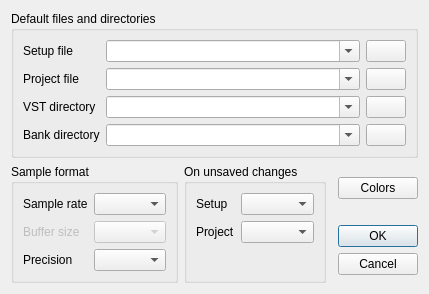
<?xml version="1.0" encoding="UTF-8"?>
<ui version="4.0">
 <class>ConfigDialog</class>
 <widget class="QDialog" name="ConfigDialog">
  <property name="geometry">
   <rect>
    <x>0</x>
    <y>0</y>
    <width>392</width>
    <height>282</height>
   </rect>
  </property>
  <property name="sizePolicy">
   <sizepolicy hsizetype="Preferred" vsizetype="Fixed">
    <horstretch>0</horstretch>
    <verstretch>0</verstretch>
   </sizepolicy>
  </property>
  <property name="windowTitle">
   <string>Config</string>
  </property>
  <property name="locale">
   <locale language="English" country="UnitedStates"/>
  </property>
  <layout class="QGridLayout" name="gridLayout_2">
   <item row="1" column="1" colspan="4">
    <widget class="QGroupBox" name="groupBox">
     <property name="sizePolicy">
      <sizepolicy hsizetype="Preferred" vsizetype="Fixed">
       <horstretch>0</horstretch>
       <verstretch>0</verstretch>
      </sizepolicy>
     </property>
     <property name="title">
      <string>Default files and directories</string>
     </property>
     <layout class="QGridLayout" name="gridLayout">
      <item row="0" column="0">
       <widget class="QLabel" name="label_3">
        <property name="sizePolicy">
         <sizepolicy hsizetype="Maximum" vsizetype="Preferred">
          <horstretch>0</horstretch>
          <verstretch>0</verstretch>
         </sizepolicy>
        </property>
        <property name="text">
         <string>Setup file</string>
        </property>
       </widget>
      </item>
      <item row="0" column="1">
       <widget class="QComboBox" name="defaultSetup">
        <property name="sizePolicy">
         <sizepolicy hsizetype="Ignored" vsizetype="Fixed">
          <horstretch>0</horstretch>
          <verstretch>0</verstretch>
         </sizepolicy>
        </property>
        <property name="editable">
         <bool>true</bool>
        </property>
       </widget>
      </item>
      <item row="0" column="2">
       <widget class="QPushButton" name="browseSetup">
        <property name="sizePolicy">
         <sizepolicy hsizetype="Fixed" vsizetype="Fixed">
          <horstretch>0</horstretch>
          <verstretch>0</verstretch>
         </sizepolicy>
        </property>
        <property name="toolTip">
         <string comment="Browse" extracomment="select a default setup file"/>
        </property>
        <property name="statusTip">
         <string comment="Browse"/>
        </property>
        <property name="icon">
         <iconset>
          <normaloff>:/img16x16/folder.png</normaloff>:/img16x16/folder.png</iconset>
        </property>
       </widget>
      </item>
      <item row="1" column="0">
       <widget class="QLabel" name="label_2">
        <property name="sizePolicy">
         <sizepolicy hsizetype="Maximum" vsizetype="Preferred">
          <horstretch>0</horstretch>
          <verstretch>0</verstretch>
         </sizepolicy>
        </property>
        <property name="text">
         <string>Project file</string>
        </property>
       </widget>
      </item>
      <item row="1" column="1">
       <widget class="QComboBox" name="defaultProject">
        <property name="sizePolicy">
         <sizepolicy hsizetype="Ignored" vsizetype="Fixed">
          <horstretch>0</horstretch>
          <verstretch>0</verstretch>
         </sizepolicy>
        </property>
        <property name="editable">
         <bool>true</bool>
        </property>
       </widget>
      </item>
      <item row="1" column="2">
       <widget class="QPushButton" name="browseProject">
        <property name="sizePolicy">
         <sizepolicy hsizetype="Fixed" vsizetype="Fixed">
          <horstretch>0</horstretch>
          <verstretch>0</verstretch>
         </sizepolicy>
        </property>
        <property name="toolTip">
         <string comment="Browse"/>
        </property>
        <property name="statusTip">
         <string comment="Browse"/>
        </property>
        <property name="icon">
         <iconset>
          <normaloff>:/img16x16/folder.png</normaloff>:/img16x16/folder.png</iconset>
        </property>
       </widget>
      </item>
      <item row="2" column="0">
       <widget class="QLabel" name="label">
        <property name="sizePolicy">
         <sizepolicy hsizetype="Maximum" vsizetype="Preferred">
          <horstretch>0</horstretch>
          <verstretch>0</verstretch>
         </sizepolicy>
        </property>
        <property name="text">
         <string>VST directory</string>
        </property>
       </widget>
      </item>
      <item row="2" column="1">
       <widget class="QComboBox" name="defaultVstPath">
        <property name="sizePolicy">
         <sizepolicy hsizetype="Ignored" vsizetype="Fixed">
          <horstretch>0</horstretch>
          <verstretch>0</verstretch>
         </sizepolicy>
        </property>
        <property name="editable">
         <bool>true</bool>
        </property>
       </widget>
      </item>
      <item row="2" column="2">
       <widget class="QPushButton" name="browseVst">
        <property name="sizePolicy">
         <sizepolicy hsizetype="Fixed" vsizetype="Fixed">
          <horstretch>0</horstretch>
          <verstretch>0</verstretch>
         </sizepolicy>
        </property>
        <property name="toolTip">
         <string comment="Browse"/>
        </property>
        <property name="statusTip">
         <string comment="Browse"/>
        </property>
        <property name="icon">
         <iconset>
          <normaloff>:/img16x16/folder.png</normaloff>:/img16x16/folder.png</iconset>
        </property>
       </widget>
      </item>
      <item row="3" column="0">
       <widget class="QLabel" name="label_4">
        <property name="text">
         <string>Bank directory</string>
        </property>
       </widget>
      </item>
      <item row="3" column="1">
       <widget class="QComboBox" name="defaultBankPath">
        <property name="sizePolicy">
         <sizepolicy hsizetype="Ignored" vsizetype="Fixed">
          <horstretch>0</horstretch>
          <verstretch>0</verstretch>
         </sizepolicy>
        </property>
        <property name="editable">
         <bool>true</bool>
        </property>
       </widget>
      </item>
      <item row="3" column="2">
       <widget class="QPushButton" name="browseBank">
        <property name="sizePolicy">
         <sizepolicy hsizetype="Fixed" vsizetype="Fixed">
          <horstretch>0</horstretch>
          <verstretch>0</verstretch>
         </sizepolicy>
        </property>
        <property name="toolTip">
         <string comment="Browse"/>
        </property>
        <property name="statusTip">
         <string comment="Browse"/>
        </property>
        <property name="icon">
         <iconset>
          <normaloff>:/img16x16/folder.png</normaloff>:/img16x16/folder.png</iconset>
        </property>
       </widget>
      </item>
     </layout>
    </widget>
   </item>
   <item row="3" column="1" rowspan="2">
    <widget class="QGroupBox" name="groupSampleFormat">
     <property name="sizePolicy">
      <sizepolicy hsizetype="Fixed" vsizetype="Expanding">
       <horstretch>0</horstretch>
       <verstretch>0</verstretch>
      </sizepolicy>
     </property>
     <property name="title">
      <string>Sample format</string>
     </property>
     <layout class="QFormLayout" name="formLayout_2">
      <item row="0" column="0">
       <widget class="QLabel" name="labelsampleRate">
        <property name="text">
         <string>Sample rate</string>
        </property>
       </widget>
      </item>
      <item row="0" column="1">
       <widget class="QComboBox" name="sampleRate"/>
      </item>
      <item row="2" column="0">
       <widget class="QLabel" name="labelbufferSize">
        <property name="enabled">
         <bool>false</bool>
        </property>
        <property name="text">
         <string>Buffer size</string>
        </property>
       </widget>
      </item>
      <item row="2" column="1">
       <widget class="QComboBox" name="bufferSize">
        <property name="enabled">
         <bool>false</bool>
        </property>
       </widget>
      </item>
      <item row="3" column="0">
       <widget class="QLabel" name="labelsamplePrecision">
        <property name="text">
         <string>Precision</string>
        </property>
       </widget>
      </item>
      <item row="3" column="1">
       <widget class="QComboBox" name="samplePrecision"/>
      </item>
     </layout>
    </widget>
   </item>
   <item row="3" column="2" rowspan="2">
    <widget class="QGroupBox" name="groupBox_3">
     <property name="sizePolicy">
      <sizepolicy hsizetype="Fixed" vsizetype="Expanding">
       <horstretch>0</horstretch>
       <verstretch>0</verstretch>
      </sizepolicy>
     </property>
     <property name="title">
      <string>On unsaved changes</string>
     </property>
     <layout class="QFormLayout" name="formLayout">
      <item row="0" column="0">
       <widget class="QLabel" name="label_7">
        <property name="text">
         <string>Setup</string>
        </property>
       </widget>
      </item>
      <item row="0" column="1">
       <widget class="QComboBox" name="onUnsavedSetup">
        <property name="frame">
         <bool>true</bool>
        </property>
       </widget>
      </item>
      <item row="1" column="0">
       <widget class="QLabel" name="label_8">
        <property name="text">
         <string>Project</string>
        </property>
       </widget>
      </item>
      <item row="1" column="1">
       <widget class="QComboBox" name="onUnsavedProject"/>
      </item>
     </layout>
    </widget>
   </item>
   <item row="4" column="4">
    <widget class="QDialogButtonBox" name="buttonBox">
     <property name="sizePolicy">
      <sizepolicy hsizetype="Fixed" vsizetype="Fixed">
       <horstretch>0</horstretch>
       <verstretch>0</verstretch>
      </sizepolicy>
     </property>
     <property name="orientation">
      <enum>Qt::Vertical</enum>
     </property>
     <property name="standardButtons">
      <set>QDialogButtonBox::Cancel|QDialogButtonBox::Ok</set>
     </property>
    </widget>
   </item>
   <item row="4" column="3">
    <spacer name="horizontalSpacer">
     <property name="orientation">
      <enum>Qt::Horizontal</enum>
     </property>
     <property name="sizeHint" stdset="0">
      <size>
       <width>40</width>
       <height>20</height>
      </size>
     </property>
    </spacer>
   </item>
   <item row="3" column="4">
    <widget class="QPushButton" name="BtColors">
     <property name="text">
      <string>Colors</string>
     </property>
    </widget>
   </item>
  </layout>
 </widget>
 <resources/>
 <connections>
  <connection>
   <sender>buttonBox</sender>
   <signal>accepted()</signal>
   <receiver>ConfigDialog</receiver>
   <slot>accept()</slot>
   <hints>
    <hint type="sourcelabel">
     <x>248</x>
     <y>254</y>
    </hint>
    <hint type="destinationlabel">
     <x>157</x>
     <y>274</y>
    </hint>
   </hints>
  </connection>
  <connection>
   <sender>buttonBox</sender>
   <signal>rejected()</signal>
   <receiver>ConfigDialog</receiver>
   <slot>reject()</slot>
   <hints>
    <hint type="sourcelabel">
     <x>316</x>
     <y>260</y>
    </hint>
    <hint type="destinationlabel">
     <x>286</x>
     <y>274</y>
    </hint>
   </hints>
  </connection>
 </connections>
</ui>
